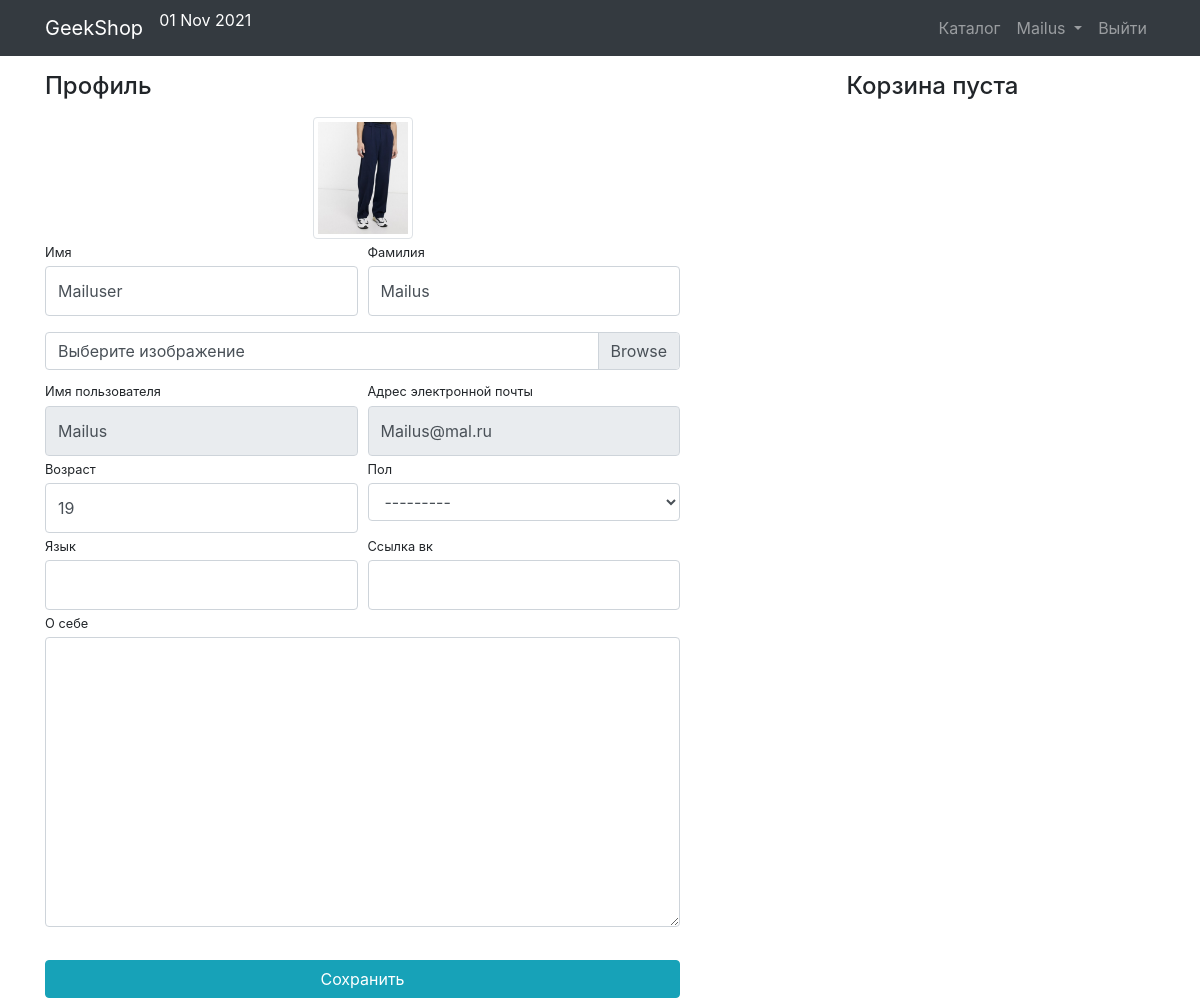
/users/profile/ (signed in), run on the app's committed database.
### users/models.py (models this page shows, shortened)
class NormalUser(AbstractUser):
	image = models.ImageField(upload_to="users_images", blank=True)
	age = models.PositiveIntegerField(verbose_name="age", default=18)
	email = models.EmailField(verbose_name='email address', blank=True, unique=True)
	activation_key = models.CharField(max_length=128, blank=True)
	activation_key_expires = models.DateTimeField(auto_now_add=True, blank=True, null=True)

class UserProfile(models.Model):
	MALE = "M"
	FEMALE = "W"
	GENDER_CHOICES = ((MALE, "М"), (FEMALE, "Ж"))
	user = models.OneToOneField(NormalUser, unique=True, null=False, db_index=True, on_delete=models.CASCADE)
	tagline = models.CharField(verbose_name="тэги", max_length=128, blank=True)
	about_me = models.TextField(verbose_name="о себе", blank=True)
	gender = models.CharField(verbose_name="пол", choices=GENDER_CHOICES, blank=True, max_length=5)
	lang = models.CharField(verbose_name="язык", blank=True, max_length=300)
	vk_link = models.CharField(verbose_name="ссылка вк", blank=True, max_length=300)

### users/views.py (the view, shortened to what this page needs)
# urls.py: path("profile/", ProfileView.as_view(), name="profile"),
class ProfileView(UpdateView):
	model = NormalUser
	form_class = UserProfileForm
	template_name = "users/profile.html"
	success_url = reverse_lazy("users:profile")
	def get(self, request, *args, **kwargs):
		self.object = self.model.objects.get(pk=request.user.pk)
		context = self.get_context_data(**kwargs)
		second_profile_form = UserProfileEditForm(instance=request.user.userprofile)
		context["second_form"] = second_profile_form
		return render(request, self.template_name, context)
	def get_context_data(self, *, object_list=None, **kwargs):
		context = super(ProfileView, self).get_context_data(**kwargs)
		context["title"] = "GeekShop - профиль"
		return context
	def dispatch(self, request, *args, **kwargs):
		return super(ProfileView, self).dispatch(request, *args, **kwargs)

### users/forms.py
class UserProfileForm(UserChangeForm):
	username = forms.CharField(widget=forms.TextInput(attrs={"class": "form-control py-4", "readonly": True}))
	email = forms.EmailField(widget=forms.EmailInput(attrs={"class": "form-control py-4", "readonly": True}))
	first_name = forms.CharField(widget=forms.TextInput(attrs={"class": "form-control py-4", "placeholder": "Введите имя"}))
	last_name = forms.CharField(widget=forms.TextInput(attrs={"class": "form-control py-4", "placeholder": "Введите фамилию"}))
	image = forms.ImageField(widget=forms.FileInput(attrs={"class": "custom-file-input"}), required=False)
	age = forms.IntegerField(widget=forms.NumberInput(attrs={"class": "form-control py-4"}), required=False)
	class Meta:
		model = NormalUser
		fields = ("username", "email", "first_name", "last_name", "image", "age")

class UserProfileEditForm(forms.ModelForm):
	class Meta:
		model = UserProfile
		fields = ("tagline", "gender", "about_me", "lang", "vk_link")
	def __init__(self, *args, **kwargs):
		super(UserProfileEditForm, self).__init__(*args, **kwargs)
		for field_name, field in self.fields.items():
			if field_name != "gender":
				field.widget.attrs["class"] = "form-control py-4"
			else:
				field.widget.attrs["class"] = "form-control"

### products/context_processors.py (called while the page is built)
def basket(request):
	basket_list = []
	if request.user.is_authenticated:
		basket_list = Basket.objects.filter(user=request.user)
	return {"baskets": basket_list}

### users/templates/users/profile.html (shortened to what this page needs)
{% extends "products/base.html" %}
{% load static %}
{% block css %}
<link href="{% static 'css/profile.css' %}" rel="stylesheet">
{% endblock %}
{% block content %}
<div class="container">
    <div class="row">
        <div class="col-lg-7">
            <h4 class="mt-3 mb-3">Профиль</h4>
            <div class="col-lg-12 text-center">
                <img width="100" height="100"
                     src="{% if user.image %} {{ user.image.url }} {% else %} {% static 'vendor/img/users/default_avatar.jpg' %} {% endif %}"
                     class="img-thumbnail">
            </div>
            <form action="{% url 'users:profile' %}" method="POST" enctype="multipart/form-data">
                <div class="form-row">
                    <div class="col-lg-6">
                        <div class="form-group">
                            <label class="small mb-1" for="{{ form.first_name.id_for_label }}">Имя</label>
                            {{ form.first_name }}
                        </div>
                    </div>
                    <div class="col-lg-6">
                        <div class="form-group">
                            <label class="small mb-1" for="{{ form.last_name.id_for_label }}">Фамилия</label>
                            {{ form.last_name }}
                        </div>
                    </div>
                </div>
                <div class="form-row mb-2">
                    <div class="col-lg-12">
                        <div class="custom-file">
                            <label class="custom-file-label" for="{{ form.image.id_for_label }}">Выберите
                                изображение</label>
                        </div>
                    </div>
                </div>
                <div class="form-row">
                    <div class="col-lg-6">
                        <label class="small mb-1" for="{{ form.username.id_for_label }}">Имя пользователя</label>
                        {{ form.username }}
                    </div>
                    <div class="col-lg-6">
                        <label class="small mb-1" for="{{ form.email.id_for_label }}">Адрес электронной
                            почты</label>
                        {{ form.email }}
                    </div>
                </div>
                <div class="form-row">
                    <div class="col-lg-6">
                        <label class="small mb-1" for="{{ form.age.id_for_label }}">Возраст</label>
                        {{ form.age }}
                    </div>
                    <div class="col-lg-6">
                        <label class="small mb-1" for="{{ second_form.gender.id_for_label }}">Пол</label>
                        {{ second_form.gender }}
                    </div>
                </div>
                <div class="form-row">
                    <div class="col-lg-6">
                        <label class="small mb-1" for="{{ second_form.lang.id_for_label }}">Язык</label>
                        {{ second_form.lang }}
                    </div>
                    <div class="col-lg-6">
                        <label class="small mb-1" for="{{ second_form.vk_link.id_for_label }}">Ссылка вк</label>
                        {{ second_form.vk_link }}
                    </div>
                </div>
                <div class="form-row">
                    <div class="col-lg-12">
                        <label class="small mb-1" for="{{ second_form.about_me.id_for_label }}">О себе</label>
                        {{ second_form.about_me }}
                    </div>
                </div>
                <div class="form-row">
                    <div class="col-lg-12" style="margin-top: 33px;">
                        <input class="btn btn-info btn-block" type="submit" value="Сохранить">
                    </div>
                </div>
            </form>
        </div>
        <div class="col-lg-5">
            {% include 'baskets/basket.html' %}
        </div>
    </div>
</div>
{% endblock %}

### products/templates/products/base.html (shortened to what this page needs)
{% load static %}
<!DOCTYPE html>
<html lang="en">
<head>
    <link href= "{% static 'vendor/bootstrap/css/bootstrap.min.css'%}" rel="stylesheet">
    {% block css %}{% endblock %}
</head>
<body>
<nav class="navbar navbar-expand-lg navbar-dark bg-dark fixed-top">
    <div class="container">
        <a class="navbar-brand" href="{% url 'index' %}">GeekShop</a>
        <p style="color: white;">{% now "d M Y" %}</p>
        <div class="collapse navbar-collapse" id="navbarResponsive">
            <ul class="navbar-nav ml-auto">
                <li class="nav-item">
                    <a class="nav-link" href="{% url 'products:index' %}">Каталог  </a>
                </li>
                {% if not user.is_authenticated %}
                    <li class="nav-item">
                        <a class="nav-link" href="{% url 'users:login' %}">Войти <i class="fas fa-sign-in-alt"></i></a>
                    </li>
                {% else %}
                <li class="nav-item">
                    <div class="dropdown">
                     <a class="nav-link dropdown-toggle" href="" data-toggle="dropdown">
                         {{ user.username|default:"Пользователь" }}
                     </a>
                    </div>
                </li>
                    <li class="nav-item">
                        <a class="nav-link" href="{% url 'users:logout' %}">Выйти </a>
                    </li>
                {% endif %}
            </ul>
        </div>
    </div>
</nav>
{% block content %}
{% endblock %}
</body>
</html>

### static/css/profile.css (style rules this page uses)
body { padding-top: 56px; }

### data on the page
NormalUser: username "Mailus", image (picture), first_name "Mailuser", last_name "Mailus", email "Mailus@mal.ru", age "19"
UserProfile: gender "---------"
